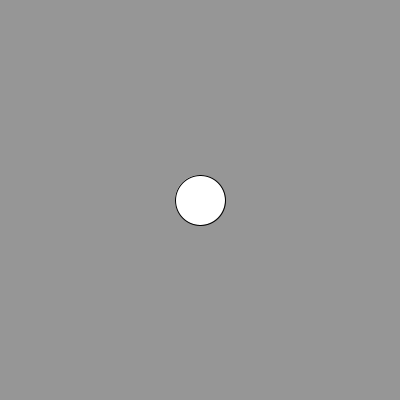
Frame 1 (no input)
Frame 60 (the mouse pressed at the canvas centre just before this capture): identical to frame 1, image omitted
Frame 120 (the mouse held since frame 60 and released just before this capture): identical to frame 1, image omitted

The Processing sketch that drew this single still picture (run headless with seeded random() and noise(); from frame 60 on, the mouse is pressed at the canvas centre):

// Processing sketch: ball_control_cursor
// ── ball_control_cursor.pde
int col = 150;

int posX = 200;
int posY = 200;
int speed = 5;

void setup() {
  size(400, 400);
  smooth();
  frameRate(30);
}

void draw() {
  background(150);
  ellipseMode(CENTER);
  rectMode(CENTER);
  ellipse(posX, posY, 50, 50);
}

void keyPressed() {
  if (key == CODED) {
    if (keyCode == UP) {
      posY -=speed;
    }
    if (keyCode == DOWN) {
      posY +=speed;
    }
    if (keyCode == LEFT) {
      posX -=speed;
    }
    if (keyCode == RIGHT) {
      posX +=speed;
    }
    if (keyCode == RIGHT && keyCode == UP) {
      posX +=speed;
      posY -=speed;
    }
  }
}
